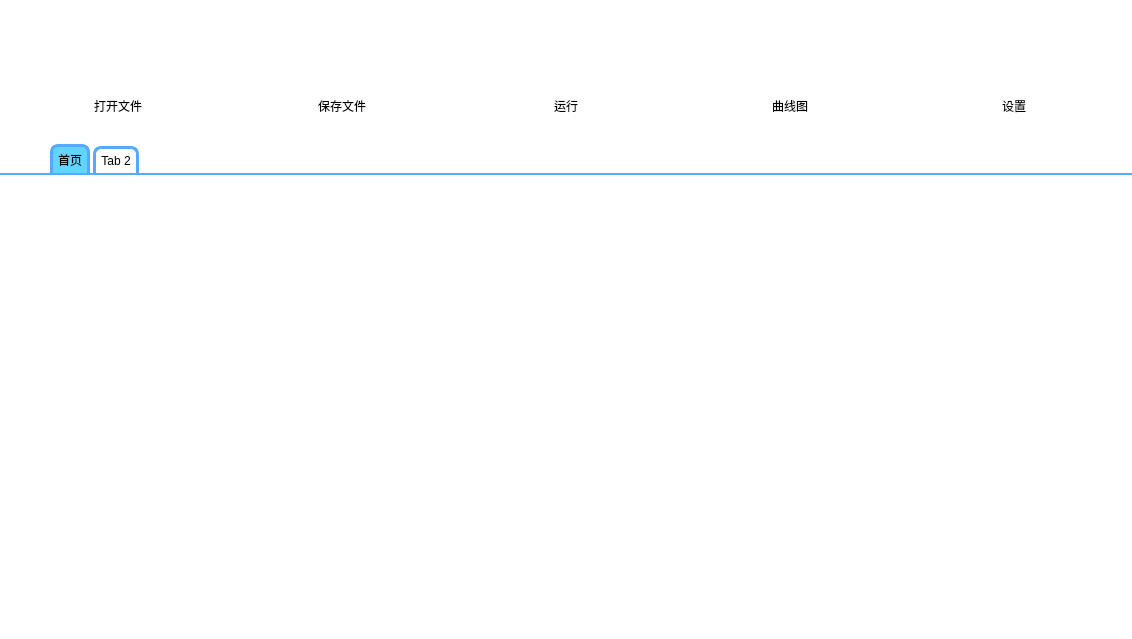
<?xml version="1.0" encoding="UTF-8"?>
<ui version="4.0">
 <class>contentUI</class>
 <widget class="QWidget" name="contentUI">
  <property name="geometry">
   <rect>
    <x>0</x>
    <y>0</y>
    <width>1132</width>
    <height>639</height>
   </rect>
  </property>
  <property name="windowTitle">
   <string>Form</string>
  </property>
  <property name="styleSheet">
   <string notr="true">#contentUI{
background-color: rgb(255, 255, 255);
}</string>
  </property>
  <layout class="QVBoxLayout" name="verticalLayout" stretch="1,4">
   <property name="spacing">
    <number>20</number>
   </property>
   <property name="leftMargin">
    <number>0</number>
   </property>
   <property name="topMargin">
    <number>0</number>
   </property>
   <property name="rightMargin">
    <number>0</number>
   </property>
   <property name="bottomMargin">
    <number>0</number>
   </property>
   <item>
    <widget class="QWidget" name="menuWidget" native="true">
     <property name="minimumSize">
      <size>
       <width>0</width>
       <height>80</height>
      </size>
     </property>
     <property name="styleSheet">
      <string notr="true">#menuWidget{
	padding-top:20px;
}
	
</string>
     </property>
     <layout class="QHBoxLayout" name="horizontalLayout" stretch="1,1,1,1,1">
      <item>
       <layout class="QVBoxLayout" name="verticalLayout_7" stretch="2,1">
        <item>
         <widget class="QToolButton" name="openButton">
          <property name="sizePolicy">
           <sizepolicy hsizetype="Preferred" vsizetype="Preferred">
            <horstretch>0</horstretch>
            <verstretch>0</verstretch>
           </sizepolicy>
          </property>
          <property name="minimumSize">
           <size>
            <width>0</width>
            <height>0</height>
           </size>
          </property>
          <property name="layoutDirection">
           <enum>Qt::LeftToRight</enum>
          </property>
          <property name="styleSheet">
           <string notr="true">#openButton{
	background-color: rgba(255, 255, 255,0);
	margin-left:2px;
	margin-right:2px;
	border-color: rgba(255, 255, 255,0);
	border-width:1px;
	border-style:solid;
    image:url(:images/open.png);
	margin-top:15px;
}	
#openButton:hover{
	margin-top:10px;
}
#openButton:pressed{
	margin-top:15px;
}</string>
          </property>
          <property name="text">
           <string/>
          </property>
          <property name="iconSize">
           <size>
            <width>50</width>
            <height>50</height>
           </size>
          </property>
         </widget>
        </item>
        <item>
         <widget class="QLabel" name="label">
          <property name="sizePolicy">
           <sizepolicy hsizetype="Preferred" vsizetype="Fixed">
            <horstretch>0</horstretch>
            <verstretch>0</verstretch>
           </sizepolicy>
          </property>
          <property name="layoutDirection">
           <enum>Qt::LeftToRight</enum>
          </property>
          <property name="styleSheet">
           <string notr="true">font: 75 11pt &quot;微软雅黑&quot;;</string>
          </property>
          <property name="text">
           <string>打开文件</string>
          </property>
          <property name="alignment">
           <set>Qt::AlignCenter</set>
          </property>
         </widget>
        </item>
       </layout>
      </item>
      <item>
       <layout class="QVBoxLayout" name="verticalLayout_2">
        <item>
         <widget class="QToolButton" name="saveButton">
          <property name="sizePolicy">
           <sizepolicy hsizetype="Preferred" vsizetype="Preferred">
            <horstretch>0</horstretch>
            <verstretch>0</verstretch>
           </sizepolicy>
          </property>
          <property name="minimumSize">
           <size>
            <width>0</width>
            <height>0</height>
           </size>
          </property>
          <property name="styleSheet">
           <string notr="true">#saveButton{
	background-color: rgba(255, 255, 255,0);
	margin-left:2px;
	margin-right:2px;
	border-color: rgba(255, 255, 255,0);
	border-width:1px;
	border-style:solid;
	image:url(:images/save.png);
	margin-top:15px;
}	
#saveButton:hover{
	margin-top:10px;
}
#saveButton:pressed{
	margin-top:15px;
}</string>
          </property>
          <property name="text">
           <string/>
          </property>
         </widget>
        </item>
        <item>
         <widget class="QLabel" name="label_2">
          <property name="sizePolicy">
           <sizepolicy hsizetype="Preferred" vsizetype="Fixed">
            <horstretch>0</horstretch>
            <verstretch>0</verstretch>
           </sizepolicy>
          </property>
          <property name="styleSheet">
           <string notr="true">font: 75 11pt &quot;微软雅黑&quot;;</string>
          </property>
          <property name="text">
           <string>保存文件</string>
          </property>
          <property name="alignment">
           <set>Qt::AlignCenter</set>
          </property>
         </widget>
        </item>
       </layout>
      </item>
      <item>
       <layout class="QVBoxLayout" name="verticalLayout_8">
        <item>
         <widget class="QToolButton" name="runButton">
          <property name="sizePolicy">
           <sizepolicy hsizetype="Preferred" vsizetype="Preferred">
            <horstretch>0</horstretch>
            <verstretch>0</verstretch>
           </sizepolicy>
          </property>
          <property name="minimumSize">
           <size>
            <width>0</width>
            <height>0</height>
           </size>
          </property>
          <property name="styleSheet">
           <string notr="true">#runButton{
	background-color: rgba(255, 255, 255,0);
	margin-left:2px;
	margin-right:2px;
	border-color: rgba(255, 255, 255,0);
	border-width:1px;
	border-style:solid;
	image:url(:images/run.png);
	margin-top:15px;
}	
#runButton:hover{
	margin-top:10px;
}
#runButton:pressed{
	margin-top:15px;
}</string>
          </property>
          <property name="text">
           <string/>
          </property>
         </widget>
        </item>
        <item>
         <widget class="QLabel" name="label_3">
          <property name="sizePolicy">
           <sizepolicy hsizetype="Preferred" vsizetype="Fixed">
            <horstretch>0</horstretch>
            <verstretch>0</verstretch>
           </sizepolicy>
          </property>
          <property name="styleSheet">
           <string notr="true">font: 75 11pt &quot;微软雅黑&quot;;</string>
          </property>
          <property name="text">
           <string>运行</string>
          </property>
          <property name="alignment">
           <set>Qt::AlignCenter</set>
          </property>
         </widget>
        </item>
       </layout>
      </item>
      <item>
       <widget class="QWidget" name="verticalWidget_5" native="true">
        <layout class="QVBoxLayout" name="verticalLayout_6">
         <property name="leftMargin">
          <number>0</number>
         </property>
         <property name="topMargin">
          <number>0</number>
         </property>
         <property name="rightMargin">
          <number>0</number>
         </property>
         <property name="bottomMargin">
          <number>0</number>
         </property>
         <item>
          <layout class="QVBoxLayout" name="verticalLayout_4">
           <item>
            <widget class="QToolButton" name="lookOverButton">
             <property name="sizePolicy">
              <sizepolicy hsizetype="Preferred" vsizetype="Preferred">
               <horstretch>0</horstretch>
               <verstretch>0</verstretch>
              </sizepolicy>
             </property>
             <property name="minimumSize">
              <size>
               <width>0</width>
               <height>0</height>
              </size>
             </property>
             <property name="styleSheet">
              <string notr="true">#lookOverButton{
	background-color: rgba(255, 255, 255,0);
	margin-left:2px;
	margin-right:2px;
	border-color: rgba(255, 255, 255,0);
	border-width:1px;
	border-style:solid;
	image:url(:images/ico_02.png);
	margin-top:15px;
}	
#lookOverButton:hover{
	margin-top:10px;
}
#lookOverButton:pressed{
	margin-top:15px;
}</string>
             </property>
             <property name="text">
              <string/>
             </property>
            </widget>
           </item>
           <item>
            <widget class="QLabel" name="label_4">
             <property name="sizePolicy">
              <sizepolicy hsizetype="Preferred" vsizetype="Fixed">
               <horstretch>0</horstretch>
               <verstretch>0</verstretch>
              </sizepolicy>
             </property>
             <property name="styleSheet">
              <string notr="true">font: 75 11pt &quot;微软雅黑&quot;;</string>
             </property>
             <property name="text">
              <string>曲线图</string>
             </property>
             <property name="alignment">
              <set>Qt::AlignCenter</set>
             </property>
            </widget>
           </item>
          </layout>
         </item>
        </layout>
       </widget>
      </item>
      <item>
       <layout class="QVBoxLayout" name="verticalLayout_3">
        <item>
         <widget class="QToolButton" name="setingButton">
          <property name="sizePolicy">
           <sizepolicy hsizetype="Preferred" vsizetype="Preferred">
            <horstretch>0</horstretch>
            <verstretch>0</verstretch>
           </sizepolicy>
          </property>
          <property name="minimumSize">
           <size>
            <width>0</width>
            <height>0</height>
           </size>
          </property>
          <property name="styleSheet">
           <string notr="true">#setingButton{
	background-color: rgba(255, 255, 255,0);
	margin-left:2px;
	margin-right:2px;
	border-color: rgba(255, 255, 255,0);
	border-width:1px;
	border-style:solid;
	image:url(:images/seting.png);
	margin-top:15px;
}	
#setingButton:hover{
	margin-top:10px;
}
#setingButton:pressed{
	margin-top:15px;
}</string>
          </property>
          <property name="text">
           <string/>
          </property>
         </widget>
        </item>
        <item>
         <widget class="QLabel" name="label_5">
          <property name="sizePolicy">
           <sizepolicy hsizetype="Preferred" vsizetype="Fixed">
            <horstretch>0</horstretch>
            <verstretch>0</verstretch>
           </sizepolicy>
          </property>
          <property name="layoutDirection">
           <enum>Qt::LeftToRight</enum>
          </property>
          <property name="styleSheet">
           <string notr="true">font: 75 11pt &quot;微软雅黑&quot;;</string>
          </property>
          <property name="text">
           <string>设置</string>
          </property>
          <property name="alignment">
           <set>Qt::AlignCenter</set>
          </property>
         </widget>
        </item>
       </layout>
      </item>
     </layout>
    </widget>
   </item>
   <item>
    <widget class="QTabWidget" name="tabWidget">
     <property name="styleSheet">
      <string notr="true">QTabWidget::pane { /* The tab widget frame */
      border-top: 2px solid #C2C7CB;
	font: 12pt &quot;Agency FB&quot;;
  }

  QTabWidget::tab-bar {
      left: 50px; /* move to the right by 5px */
  }

  /* Style the tab using the tab sub-control. Note that
      it reads QTabBar _not_ QTabWidget */
  QTabBar::tab {
      border: solid;
      border-left-width:3px;
      border-right-width:3px;
      border-top-width:3px;
	  border-color: rgb(85, 170, 255);
	  background-color: rgb(255, 255, 255);
      color: rgb(0, 0, 0);
      border-top-left-radius: 8px;
      border-top-right-radius: 8px;
      min-width: 35ex;
      padding: 5px;
      margin-right:3px;
  }

  QTabBar::tab:selected, QTabBar::tab:hover {
	
	background-color: rgb(98, 213, 255);
  }

  QTabBar::tab:!selected {
      margin-top: 2px; /* make non-selected tabs look smaller */
  }

  /* make use of negative margins for overlapping tabs */
  QTabBar::tab:selected {

  }
  QTabWidget::pane { /* The tab widget frame */
       border-top: 2px solid rgb(85, 170, 255);
       position: absolute;
   }
   QTabBar::close-button {
    subcontrol-position: bottom ;
    icon-size:30px 30px;
    image:url(:/images/close1.png);
     margin-right: 4px;
   }
   QTabBar::close-button:hover{
     image:url(:/images/close_hover1.png);
    }
    QTabBar::close-button:pressed{
      margin-bottom: -3px;
      margin-right: 4px;
     }
   QTabBar::close-button:!selected {
     margin-top: 4px;
     margin-right: 4px;
   }
QStackedWidget#qt_tabwidget_stackedwidget {
    padding-right:5px;
    padding-left:5px;
    padding-bottom:5px;
 }
</string>
     </property>
     <property name="currentIndex">
      <number>0</number>
     </property>
     <widget class="QWidget" name="tab">
      <attribute name="title">
       <string>首页</string>
      </attribute>
     </widget>
     <widget class="QWidget" name="tab_2">
      <attribute name="title">
       <string>Tab 2</string>
      </attribute>
     </widget>
    </widget>
   </item>
  </layout>
 </widget>
 <resources/>
 <connections/>
</ui>
